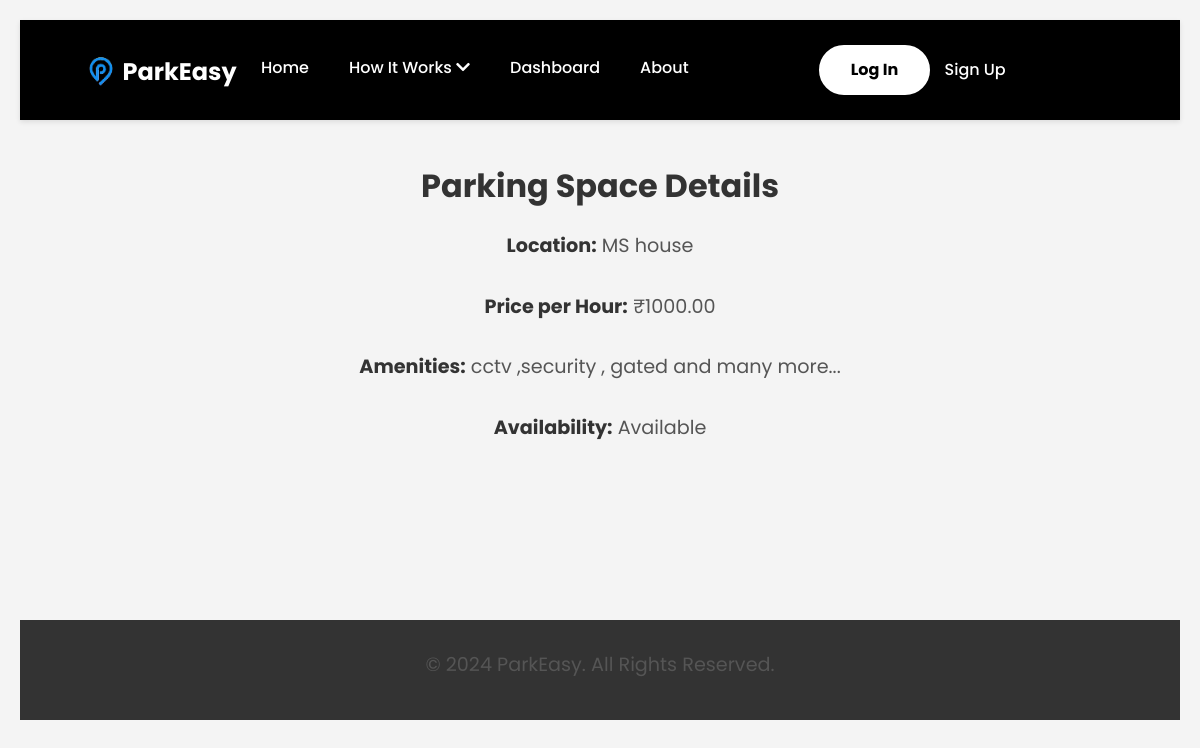
The app's page /parkeasy/parking-spaces/17/ with its own data.
### ParkEasyApp/models.py (models this page shows, shortened)
class ParkingSpace(models.Model):
    host = models.ForeignKey(ParkEasyUser, on_delete=models.CASCADE, related_name="parking_spaces")
    location = models.CharField(max_length=255)
    price_per_hour = models.DecimalField(max_digits=6, decimal_places=2)
    availability = models.BooleanField(default=True)  # Indicates if space is available for booking
    amenities = models.TextField(blank=True, null=True)  # Optional description of amenities
    rating = models.DecimalField(max_digits=3, decimal_places=2, default=0.0)  # Average rating by users
    created_at = models.DateTimeField(auto_now_add=True)
    class Meta:
        indexes = [
            models.Index(fields=['host', 'location']),
        ]

### ParkEasyApp/views.py (the view)
# urls.py: path('parking-spaces/<int:space_id>/', views.parking_space_detail_view, name='parking_space_detail'),
def parking_space_detail_view(request, space_id):
    parking_space = get_object_or_404(ParkingSpace, id=space_id)
    is_host = request.user.is_authenticated and parking_space.host == request.user.parkeasyuser
    return render(request, 'parking_space_detail.html', {
        'parking_space': parking_space,
        'is_host': is_host,
    })

### templates/parking_space_detail.html (shortened to what this page needs)
<!DOCTYPE html>
<html lang="en">
{% extends "base.html" %}
{% load static %}
    {% block content %}
    <h2>Parking Space Details</h2>
    <p><strong>Location:</strong> {{ parking_space.location }}</p>
    <p><strong>Price per Hour:</strong> ₹{{ parking_space.price_per_hour }}</p>
    <p><strong>Amenities:</strong> {{ parking_space.amenities|default:"None" }}</p>
    <p><strong>Availability:</strong>
        {% if parking_space.availability %}
        Available
        {% else %}
        Not Available
        {% endif %}
    </p>
    {% endblock %}

### static/css/base_style.css (style rules this page uses)
* { margin: 0; padding: 0; box-sizing: border-box; }
body { font-family: 'Poppins', sans-serif; margin: 0; padding: 0; overflow-x: hidden; line-height: 1.6; display: flex; flex-direction: column; min-height: 400px; }

### static/css/add_parking_style.css (style rules this page uses)
* { margin: 0; padding: 0; box-sizing: border-box; }
body { font-family: 'Poppins', sans-serif; background-color: #f4f4f4; justify-content: center; align-items: center; height: 100vh; margin: 0; }
h2 { color: black; font-size: 28px; margin-bottom: 20px; text-align: center; }

### static/css/parking_space_list.css (style rules this page uses)
* { margin: 0; padding: 0; box-sizing: border-box; }
body { font-family: 'Poppins', sans-serif; line-height: 1.6; background-color: #f4f4f4; padding: 20px; display: flex; flex-direction: column; min-height: 100vh; }

### static/css/parking_space_detail.css (style rules this page uses)
* { margin: 0; padding: 0; box-sizing: border-box; }
body { font-family: 'Poppins', sans-serif; line-height: 1.6; background-color: #f4f4f4; display: flex; flex-direction: column; min-height: 100vh; }
h2 { text-align: center; font-size: 2rem; color: #333; margin-bottom: 20px; }
p { font-size: 1.1rem; margin-bottom: 10px; color: #555; }
strong { color: #333; }

### static/css/my_listed_parking_spaces.css (style rules this page uses)
p { font-size: 1.2em; color: #555; text-align: center; margin-top: 20px; margin-bottom: 30px; }
body { display: block; overflow-x: hidden; }

### records on screen
ParkingSpace: location "MS house", price_per_hour "1000.00", amenities "cctv ,security , gated and many more..."
